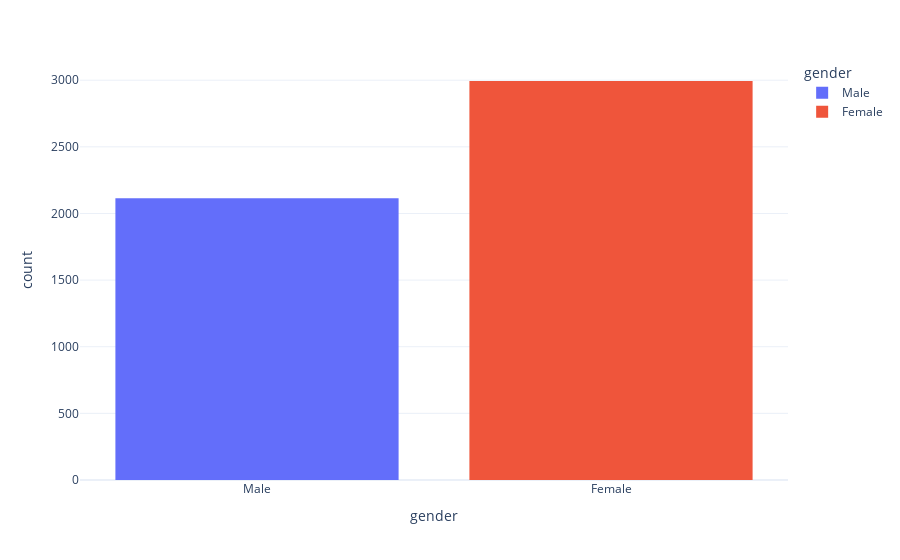

The code cell stored with this chart in its notebook:
### Markdown cell above
Data Visualisation

### Code cell
fig = px.histogram(data, x='gender', color='gender',template="plotly_white")
fig.show()

### Figure 1 — Plotly figure (JSON) as saved in the notebook; plotly's stock layout.template omitted (floating-point values rounded to 4 significant figures; data arrays with more than 128 entries replaced by an {"elided": "..."} marker saying what was removed)
{"data": [{"alignmentgroup": "True", "bingroup": "x", "hovertemplate": "gender=%{x}<br>count=%{y}<extra></extra>", "legendgroup": "Male", "marker": {"color": "#636efa", "pattern": {"shape": ""}}, "name": "Male", "offsetgroup": "Male", "orientation": "v", "showlegend": true, "type": "histogram", "x": {"elided": "2115 str values"}, "xaxis": "x", "yaxis": "y"}, {"alignmentgroup": "True", "bingroup": "x", "hovertemplate": "gender=%{x}<br>count=%{y}<extra></extra>", "legendgroup": "Female", "marker": {"color": "#EF553B", "pattern": {"shape": ""}}, "name": "Female", "offsetgroup": "Female", "orientation": "v", "showlegend": true, "type": "histogram", "x": {"elided": "2994 str values"}, "xaxis": "x", "yaxis": "y"}], "layout": {"autosize": true, "barmode": "relative", "legend": {"title": {"text": "gender"}, "tracegroupgap": 0}, "margin": {"t": 60}, "xaxis": {"anchor": "y", "autorange": true, "categoryarray": ["Male", "Female"], "categoryorder": "array", "domain": [0, 1], "range": [-0.5, 1.5], "title": {"text": "gender"}, "type": "category"}, "yaxis": {"anchor": "x", "autorange": true, "domain": [0, 1], "range": [0, 3152.0], "title": {"text": "count"}}}}
